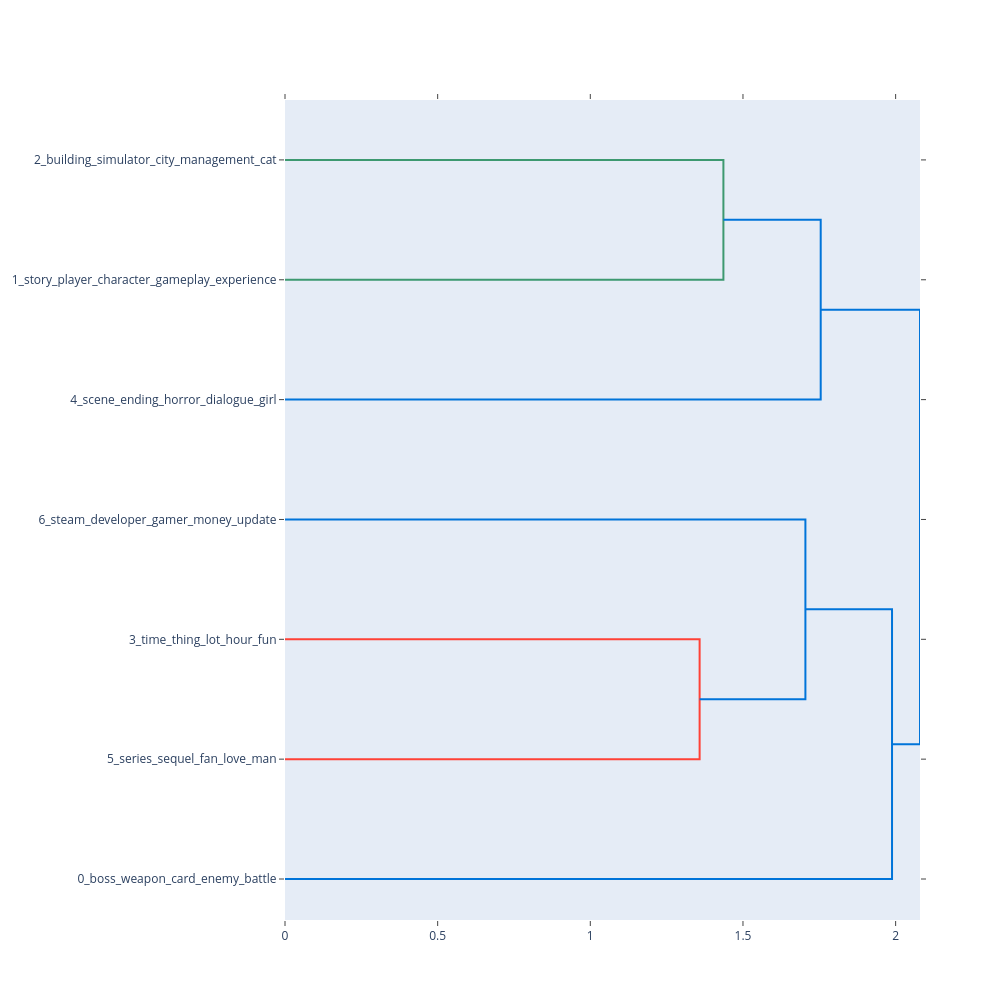

The notebook cell saved with this chart:
### Code cell
fig = model.visualize_topic_hierarchy()
fig.show()

### Figure 1 — Plotly figure (JSON) as saved in the notebook; plotly's stock layout.template omitted (floating-point values rounded to 4 significant figures)
{"data": [{"hoverinfo": "text", "marker": {"color": "rgb(61,153,112)"}, "mode": "lines", "type": "scatter", "x": [0.0, 1.436, 1.436, 0.0], "xaxis": "x", "y": [-5.0, -5.0, -15.0, -15.0], "yaxis": "y"}, {"hoverinfo": "text", "marker": {"color": "rgb(0,116,217)"}, "mode": "lines", "type": "scatter", "x": [1.436, 1.755, 1.755, 0.0], "xaxis": "x", "y": [-10.0, -10.0, -25.0, -25.0], "yaxis": "y"}, {"hoverinfo": "text", "marker": {"color": "rgb(255,65,54)"}, "mode": "lines", "type": "scatter", "x": [0.0, 1.358, 1.358, 0.0], "xaxis": "x", "y": [-45.0, -45.0, -55.0, -55.0], "yaxis": "y"}, {"hoverinfo": "text", "marker": {"color": "rgb(0,116,217)"}, "mode": "lines", "type": "scatter", "x": [0.0, 1.704, 1.704, 1.358], "xaxis": "x", "y": [-35.0, -35.0, -50.0, -50.0], "yaxis": "y"}, {"hoverinfo": "text", "marker": {"color": "rgb(0,116,217)"}, "mode": "lines", "type": "scatter", "x": [1.704, 1.988, 1.988, 0.0], "xaxis": "x", "y": [-42.5, -42.5, -65.0, -65.0], "yaxis": "y"}, {"hoverinfo": "text", "marker": {"color": "rgb(0,116,217)"}, "mode": "lines", "type": "scatter", "x": [1.755, 2.08, 2.08, 1.988], "xaxis": "x", "y": [-17.5, -17.5, -53.75, -53.75], "yaxis": "y"}], "layout": {"autosize": false, "height": 1000, "hovermode": "closest", "showlegend": false, "width": 1000, "xaxis": {"mirror": "allticks", "rangemode": "tozero", "showgrid": false, "showline": true, "showticklabels": true, "ticks": "outside", "type": "linear", "zeroline": false}, "yaxis": {"mirror": "allticks", "rangemode": "tozero", "showgrid": false, "showline": true, "showticklabels": true, "tickmode": "array", "ticks": "outside", "ticktext": ["2_building_simulator_city_management_cat", "1_story_player_character_gameplay_experience", "4_scene_ending_horror_dialogue_girl", "6_steam_developer_gamer_money_update", "3_time_thing_lot_hour_fun", "5_series_sequel_fan_love_man", "0_boss_weapon_card_enemy_battle"], "tickvals": [-5, -15, -25, -35, -45, -55, -65], "type": "linear", "zeroline": false}}}
